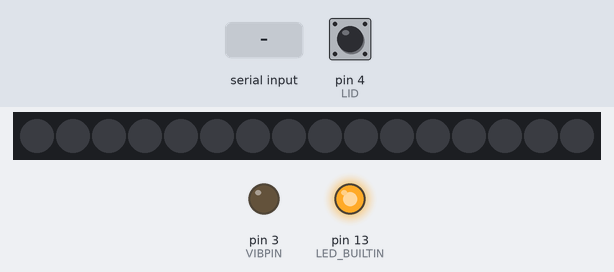
The sketch below on a simulated Arduino Uno, built with avr-gcc and run on an emulated ATmega328P. Shown: 16 RGB LEDs in strip order, left to right, output pins drawn as LEDs (lit = HIGH). The inputs (shaded band) are chosen by the test bench; at power-on: pin 4 (LID) HIGH. What the sketch prints to the serial monitor is not drawn.

Above: at 1.2 s.
1.3 s: "on" received over Serial
At 3.3 s:
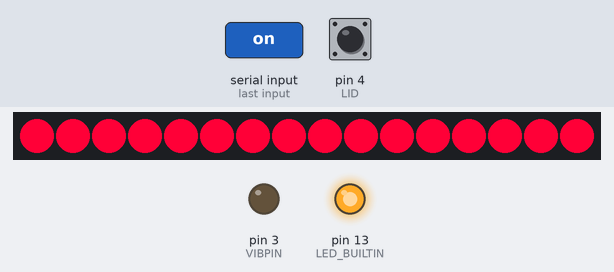
3.8 s: "recipe" received over Serial
At 5.2 s:
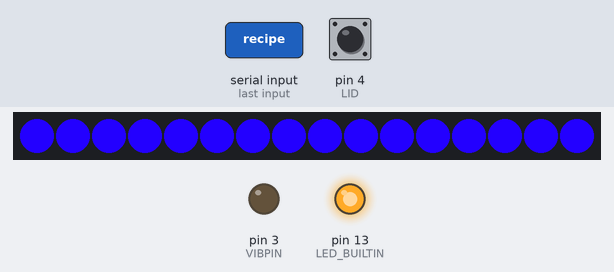
6.8 s: "tag" received over Serial
At 8.05 s:
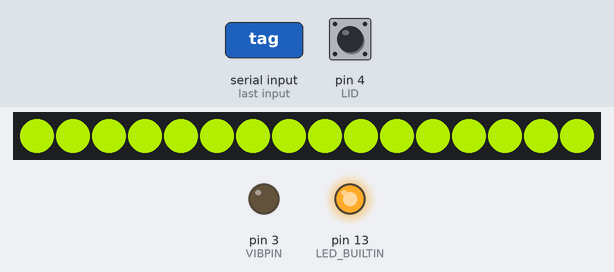
9.8 s: "0" received over Serial
12.8 s: "2" received over Serial
At 14.4 s:
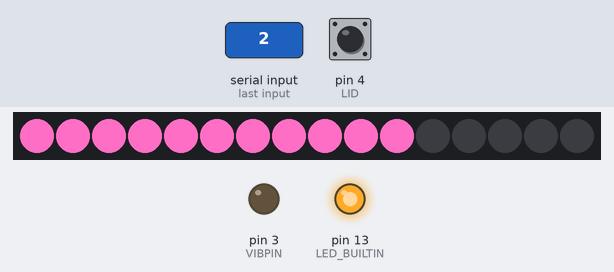
15.3 s: pin 4 (LID) pulled LOW for 1 s
At 15.7 s:
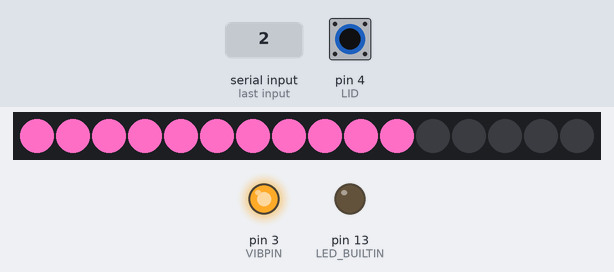
Timing chart, 0 to 18.3 s (numbered marks = the images above; inputs shaded):
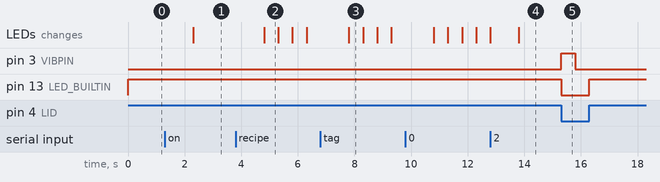

The sketch:

Container.ino
```cpp
#include <Adafruit_NeoPixel.h>

#define VIBPIN 3
#define VIBTIME 5000

#define LEDPIN 7
#define LEDN 16

#define LID 4
#define BLINKN 10
#define SHBLINKN 4

Adafruit_NeoPixel strip(LEDN, LEDPIN, NEO_GRB + NEO_KHZ800);

bool isOn = false;
bool wasOff = true;
bool wasOn = false;
bool vibrate = false;
bool changeLed = false;
bool lidOpen = false;
bool lidWasOpen = false;

bool vibrationDebug = false;

bool blinking = false;
bool shortblinking = false;

int intensity = 3;
uint32_t ledColor;

//colors list
uint32_t colorList[7] ={
  strip.Color(150, 100, 80), // less 1 led
  strip.Color(200, 121, 150),
  strip.Color(255, 110, 197),
  strip.Color(255, 0, 55), // most intensive
  strip.Color(40, 0, 0), // spoiled
  strip.Color(35, 0, 255), //BLINKCOLOR
  strip.Color(150, 200, 0) //SHBLINKCOLOR
};

#define BLINKCOLOR 5
#define SHBLINKCOLOR 6

long vibTimer = 0;
long blinkTimer = 0;
int blinkTimes = 0;

void setup() {
  Serial.begin(9600);

  strip.begin();
  strip.show(); // Initialize all pixels to 'off'

  pinMode(LID, INPUT_PULLUP);
  pinMode(LED_BUILTIN, OUTPUT);

  vibTimer = millis();
}

void loop() {
  if(Serial.available()>0){
    String msg = Serial.readString();
    msg.trim();

    //read from other arduino
    if(msg == "on"){
      isOn = true;
      wasOff = true;
      vibTimer = millis();
    }
    else if(msg == "stop"){
      isOn = false;
      wasOn = true;

      vibrate = false;
    }
    else if(msg == "recipe"){
      blinking = true;
      shortblinking = false;
      blinkTimes = 0;
      blinkTimer = millis();
    }
    else if (msg == "tag"){
      shortblinking = true;
      blinking = false;
      blinkTimes = 0;
      blinkTimer = millis();
    }

    //intensity flag
    else if(msg == "0"){
      intensity = 0;
      changeLed = true;
    }
    else if(msg == "1"){
      intensity = 1;
      changeLed = true;
    }
    else if(msg == "2"){
      intensity = 2;
      changeLed = true;
    }
    else if(msg == "3"){
      intensity = 3;
      changeLed = true;
    }
    else if(msg == "4"){
      intensity = 4;
      changeLed = true;
    }
    else if(msg == "5"){
      intensity = 5;
      changeLed = true;
    }
  }

  //lid status
  if(digitalRead(LID) == LOW){
    digitalWrite(LED_BUILTIN, LOW); //closed
    if(lidOpen){
      lidWasOpen = true;
      Serial.print("lid_close");
    }
    else
      lidWasOpen = false;

    lidOpen = false;

    vibrate = true;
  }
  else{ //open
    digitalWrite(LED_BUILTIN, HIGH);
    if(lidOpen){
      lidWasOpen = true;
    }
    else{
      lidWasOpen = false;
      Serial.print("lid_open");
    }

    lidOpen = true;

    vibrate = false;
  }

  if(isOn){
    if(wasOff){
      wasOff = false;

      startLed();
      startVibration();
    }

    if(changeLed){
      changeLed = false;
      startLed();
    }

    blinkRoutine();

    vibrationRoutine();
  }
  else if(wasOn){
    wasOn = false;

    stopLed();
    stopVibration();
  }
}

void startVibration(){
  if(intensity == 3){
    vibrate = true;
    vibTimer = millis();
  }
  return;
}

void stopVibration(){
  analogWrite(VIBPIN, 0);
  return;
}

void vibrationRoutine(){
  if(vibrate && !blinking && !vibrationDebug){
    if((millis() - vibTimer) < 3000)
    analogWrite(VIBPIN, 255);
    else if((millis() - vibTimer) < 3500)
      analogWrite(VIBPIN, 0);
    else if((millis() - vibTimer) < 6500)
      analogWrite(VIBPIN, 255);
    else if((millis() - vibTimer) < 7000)
      analogWrite(VIBPIN, 0);
    else if((millis() - vibTimer) < 10000)
      analogWrite(VIBPIN, 255);
    else if((millis() - vibTimer) < 10500)
      analogWrite(VIBPIN, 0);
    else if((millis() - vibTimer) < 13500)
      analogWrite(VIBPIN, 255);
    else{
      analogWrite(VIBPIN, 0);
      vibrate = false;
    }
  }
  else if(vibrate && vibrationDebug){
    analogWrite(VIBPIN, 255);
  }
  else {
    analogWrite(VIBPIN, 0);
  }
}

void blinkRoutine(){
  if(blinking){
    if(blinkTimes < BLINKN){
      if((millis() - blinkTimer) < 500){
        for(int i = 0; i < LEDN; i++){
          strip.setPixelColor(i, colorList[BLINKCOLOR]);
        }
        strip.show();
      }
      else if((millis() - blinkTimer) < 1000){
        strip.clear();
        strip.show();
      }
      else{
        blinkTimes++;
        blinkTimer = millis();
      }
    }
    else{
      blinking = false;
      changeLed = true;
      blinkTimes = 0;
    }
  }
  else if(shortblinking){
    if(blinkTimes < SHBLINKN){
      if((millis() - blinkTimer) < 500){
        for(int i = 0; i < LEDN; i++){
          strip.setPixelColor(i, colorList[SHBLINKCOLOR]);
        }
        strip.show();
      }
      else if((millis() - blinkTimer) < 1000){
        strip.clear();
        strip.show();
      }
      else{
        blinkTimes++;
        blinkTimer = millis();
      }
    }
    else{
      shortblinking = false;
      changeLed = true;
      blinkTimes = 0;
    }
  }
}

void startLed(){
  strip.clear();
  for(int i = 0; i < ceil(map(intensity, 0, 3, 1, LEDN)); i++){
   strip.setPixelColor(i, colorList[intensity]);
  }
  strip.show();
  return;
}

void stopLed(){
  strip.clear();
  strip.show();
  return;
}
```

Measured:
- after the input at 1.3 s, the LEDs: change after 1.0 s (image 1)
- after the input at 3.8 s, the LEDs: change after 1.0 s (image 2)
- after the input at 6.8 s, the LEDs: change after 1.0 s (image 3)
- after the input at 12.8 s, the LEDs: first differ from a run without the input after 1.0 s (image 4)
- after the input at 15.3 s, pin 3 (VIBPIN): LOW → HIGH at once, → LOW 0.50 s later; pin 13 (LED_BUILTIN): HIGH → LOW at once, → HIGH 1.0 s later
- what the display in image 2 shows lasts 0.5 s, from 4.8 s to 5.3 s
